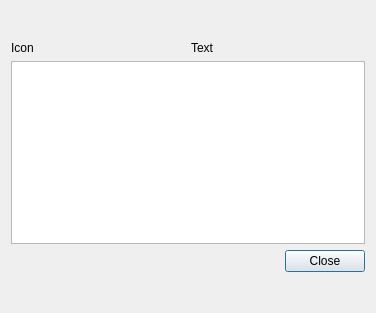
<?xml version="1.0" encoding="UTF-8"?>
<ui version="4.0">
 <class>layout</class>
 <widget class="QDialog" name="layout">
  <property name="geometry">
   <rect>
    <x>0</x>
    <y>0</y>
    <width>376</width>
    <height>313</height>
   </rect>
  </property>
  <property name="windowTitle">
   <string>Dialog</string>
  </property>
  <layout class="QVBoxLayout" name="verticalLayout">
   <item>
    <spacer name="verticalSpacer">
     <property name="orientation">
      <enum>Qt::Vertical</enum>
     </property>
     <property name="sizeType">
      <enum>QSizePolicy::Maximum</enum>
     </property>
     <property name="sizeHint" stdset="0">
      <size>
       <width>20</width>
       <height>40</height>
      </size>
     </property>
    </spacer>
   </item>
   <item>
    <layout class="QHBoxLayout" name="horizontalLayout">
     <item>
      <widget class="QLabel" name="iconLabel">
       <property name="text">
        <string>Icon</string>
       </property>
      </widget>
     </item>
     <item>
      <widget class="QLabel" name="textLabel">
       <property name="text">
        <string>Text</string>
       </property>
      </widget>
     </item>
    </layout>
   </item>
   <item>
    <widget class="QPlainTextEdit" name="errorTextEdit"/>
   </item>
   <item>
    <widget class="QDialogButtonBox" name="buttonBox">
     <property name="orientation">
      <enum>Qt::Horizontal</enum>
     </property>
     <property name="standardButtons">
      <set>QDialogButtonBox::Close</set>
     </property>
    </widget>
   </item>
   <item>
    <spacer name="verticalSpacer_2">
     <property name="orientation">
      <enum>Qt::Vertical</enum>
     </property>
     <property name="sizeType">
      <enum>QSizePolicy::Maximum</enum>
     </property>
     <property name="sizeHint" stdset="0">
      <size>
       <width>20</width>
       <height>40</height>
      </size>
     </property>
    </spacer>
   </item>
  </layout>
 </widget>
 <resources/>
 <connections>
  <connection>
   <sender>buttonBox</sender>
   <signal>accepted()</signal>
   <receiver>layout</receiver>
   <slot>accept()</slot>
   <hints>
    <hint type="sourcelabel">
     <x>248</x>
     <y>254</y>
    </hint>
    <hint type="destinationlabel">
     <x>157</x>
     <y>274</y>
    </hint>
   </hints>
  </connection>
  <connection>
   <sender>buttonBox</sender>
   <signal>rejected()</signal>
   <receiver>layout</receiver>
   <slot>reject()</slot>
   <hints>
    <hint type="sourcelabel">
     <x>316</x>
     <y>260</y>
    </hint>
    <hint type="destinationlabel">
     <x>286</x>
     <y>274</y>
    </hint>
   </hints>
  </connection>
 </connections>
</ui>
